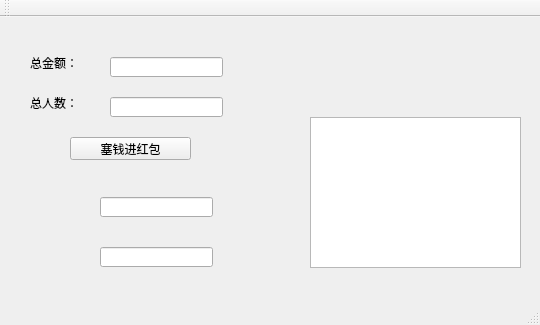
<?xml version="1.0" encoding="UTF-8"?>
<ui version="4.0">
 <class>MainWindow</class>
 <widget class="QMainWindow" name="MainWindow">
  <property name="geometry">
   <rect>
    <x>0</x>
    <y>0</y>
    <width>540</width>
    <height>325</height>
   </rect>
  </property>
  <property name="windowTitle">
   <string>红包派发</string>
  </property>
  <widget class="QWidget" name="centralWidget">
   <widget class="QLineEdit" name="money">
    <property name="geometry">
     <rect>
      <x>110</x>
      <y>40</y>
      <width>113</width>
      <height>20</height>
     </rect>
    </property>
   </widget>
   <widget class="QLineEdit" name="number">
    <property name="geometry">
     <rect>
      <x>110</x>
      <y>80</y>
      <width>113</width>
      <height>20</height>
     </rect>
    </property>
   </widget>
   <widget class="QLabel" name="label">
    <property name="geometry">
     <rect>
      <x>30</x>
      <y>40</y>
      <width>54</width>
      <height>12</height>
     </rect>
    </property>
    <property name="text">
     <string>总金额：</string>
    </property>
   </widget>
   <widget class="QLabel" name="label_2">
    <property name="geometry">
     <rect>
      <x>30</x>
      <y>80</y>
      <width>54</width>
      <height>12</height>
     </rect>
    </property>
    <property name="text">
     <string>总人数：</string>
    </property>
   </widget>
   <widget class="QPushButton" name="pushButton">
    <property name="geometry">
     <rect>
      <x>70</x>
      <y>120</y>
      <width>121</width>
      <height>23</height>
     </rect>
    </property>
    <property name="text">
     <string>塞钱进红包</string>
    </property>
   </widget>
   <widget class="QTextEdit" name="textEdit">
    <property name="geometry">
     <rect>
      <x>310</x>
      <y>100</y>
      <width>211</width>
      <height>151</height>
     </rect>
    </property>
    <property name="frameShadow">
     <enum>QFrame::Plain</enum>
    </property>
    <property name="readOnly">
     <bool>true</bool>
    </property>
   </widget>
   <widget class="QLabel" name="label_3">
    <property name="geometry">
     <rect>
      <x>30</x>
      <y>171</y>
      <width>54</width>
      <height>41</height>
     </rect>
    </property>
    <property name="text">
     <string/>
    </property>
    <property name="pixmap">
     <pixmap resource="resource.qrc">:/new/prefix1/ouhuang.jpg</pixmap>
    </property>
    <property name="scaledContents">
     <bool>true</bool>
    </property>
   </widget>
   <widget class="QLabel" name="label_4">
    <property name="geometry">
     <rect>
      <x>30</x>
      <y>220</y>
      <width>54</width>
      <height>41</height>
     </rect>
    </property>
    <property name="text">
     <string/>
    </property>
    <property name="pixmap">
     <pixmap resource="resource.qrc">:/new/prefix2/feiqiu.jpg</pixmap>
    </property>
    <property name="scaledContents">
     <bool>true</bool>
    </property>
   </widget>
   <widget class="QLineEdit" name="maxp">
    <property name="geometry">
     <rect>
      <x>100</x>
      <y>180</y>
      <width>113</width>
      <height>20</height>
     </rect>
    </property>
    <property name="readOnly">
     <bool>true</bool>
    </property>
   </widget>
   <widget class="QLineEdit" name="minp">
    <property name="geometry">
     <rect>
      <x>100</x>
      <y>230</y>
      <width>113</width>
      <height>20</height>
     </rect>
    </property>
    <property name="readOnly">
     <bool>true</bool>
    </property>
   </widget>
   <widget class="QLabel" name="label_5">
    <property name="geometry">
     <rect>
      <x>270</x>
      <y>20</y>
      <width>141</width>
      <height>81</height>
     </rect>
    </property>
    <property name="styleSheet">
     <string notr="true">image: url(:/new/prefix3/hongbao.jpg);</string>
    </property>
    <property name="text">
     <string/>
    </property>
    <property name="textFormat">
     <enum>Qt::AutoText</enum>
    </property>
    <property name="scaledContents">
     <bool>false</bool>
    </property>
   </widget>
  </widget>
  <widget class="QMenuBar" name="menuBar">
   <property name="geometry">
    <rect>
     <x>0</x>
     <y>0</y>
     <width>540</width>
     <height>23</height>
    </rect>
   </property>
  </widget>
  <widget class="QToolBar" name="mainToolBar">
   <attribute name="toolBarArea">
    <enum>TopToolBarArea</enum>
   </attribute>
   <attribute name="toolBarBreak">
    <bool>false</bool>
   </attribute>
  </widget>
  <widget class="QStatusBar" name="statusBar"/>
 </widget>
 <layoutdefault spacing="6" margin="11"/>
 <resources>
  <include location="resource.qrc"/>
 </resources>
 <connections/>
</ui>
